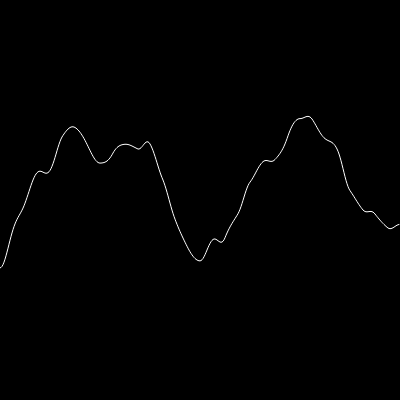
Frame 1 (no input)
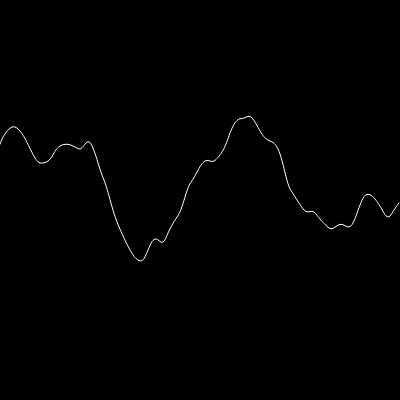
Frame 60 (no input)
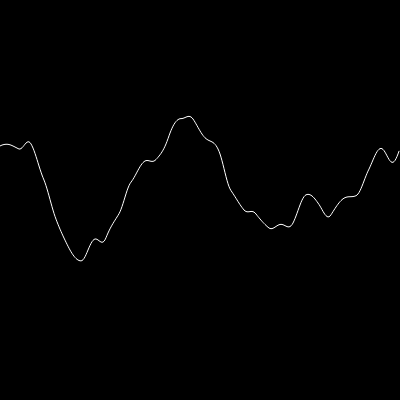
Frame 120 (the mouse pressed at the canvas centre since frame 60)

The p5.js sketch that drew these frames (run headless with seeded random() and noise() and a simulated clock; from frame 60 on, the mouse is pressed at the canvas centre):

// p5.js sketch
// ── sketch.js
// var xoff = 0;
// var yoff = 1000;
var inc = 0.01;
var start = 0;

function setup() {
  createCanvas(400, 400);
}

function draw() {

  background(0);
  stroke(255);
  noFill();
  beginShape();
  var yoff = start;
  for (var x = 0; x < width; x++){
    // var y = random(height)
    var y = noise(yoff) * height;
    stroke(255);
    vertex(x, y);
    
    yoff += inc;
    
  }
  endShape();
  start += inc;
// noLoop();
//   var noival_x = map(noise(xoff), 0, 1, 0, width);
//   var noival_y = map(noise(yoff), 0, 1, 0, height);
  
//   ellipse(noival_x, noival_y, 24, 24);
  
//   xoff += 0.02;
//   yoff += 0.02;
  
}
